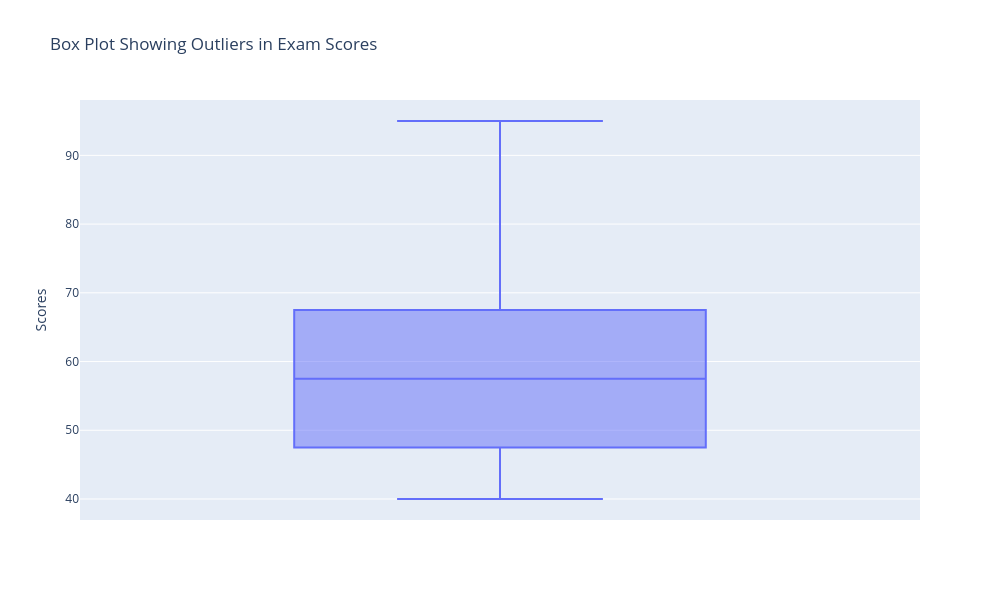

The notebook cell saved with this chart:
### Markdown cell above
## Example 5: Exam Score Outlier Detection

### Code cell
df5 = pd.DataFrame({
    "Scores": [40, 45, 50, 55, 60, 65, 70, 95]
})

fig = px.box(df5, y="Scores",
             title="Box Plot Showing Outliers in Exam Scores")
fig.update_layout(
    width=1000,   # increase width
    height=600)    # increase height
fig.show()

### Figure 1 — Plotly figure (JSON) as saved in the notebook; plotly's stock layout.template omitted (floating-point values rounded to 4 significant figures)
{"data": [{"alignmentgroup": "True", "hovertemplate": "Scores=%{y}<extra></extra>", "legendgroup": "", "marker": {"color": "#636efa"}, "name": "", "notched": false, "offsetgroup": "", "orientation": "v", "showlegend": false, "type": "box", "x0": " ", "xaxis": "x", "y": [40, 45, 50, 55, 60, 65, 70, 95], "y0": " ", "yaxis": "y"}], "layout": {"boxmode": "group", "height": 600, "legend": {"tracegroupgap": 0}, "title": {"text": "Box Plot Showing Outliers in Exam Scores"}, "width": 1000, "xaxis": {"anchor": "y", "domain": [0, 1]}, "yaxis": {"anchor": "x", "domain": [0, 1], "title": {"text": "Scores"}}}}
